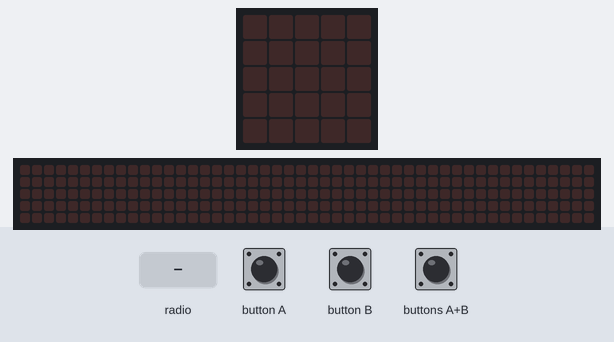
A program run on a simulated BBC micro:bit (MakeCode). Shown: the board's 5×5 LED display, a strip that is not on the board, showing the scrolling text unrolled. The test bench sets the inputs (shaded band). The 48×5 strip is a reading aid, not a part: it shows the text the display is scrolling, unrolled, one strip-width of it at a time.

Above: at 1.2 s.
1.3 s: radio message "spill=100" arrives
At 1.45 s:
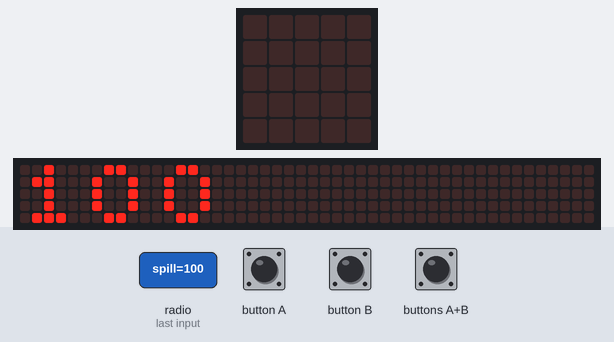
4.3 s: button A pressed for 0.15 s
At 5.0 s:
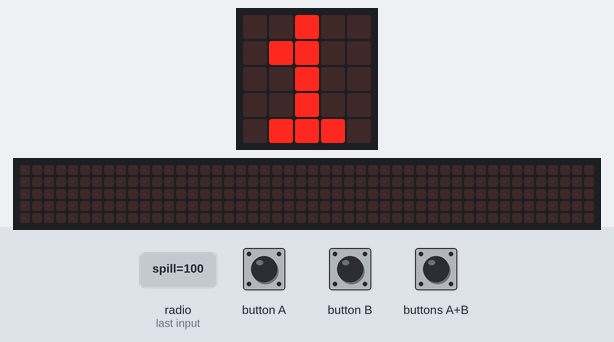
6.6 s: radio message "spill=100" arrives
At 6.97 s:
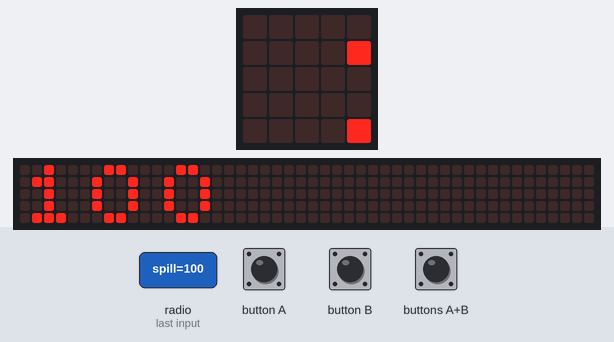
9.6 s: buttons A+B pressed for 0.15 s
At 10.3 s:
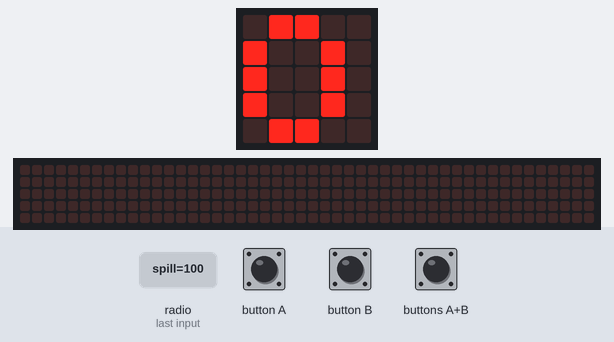
11.9 s: button A pressed for 0.15 s
At 12.8 s:
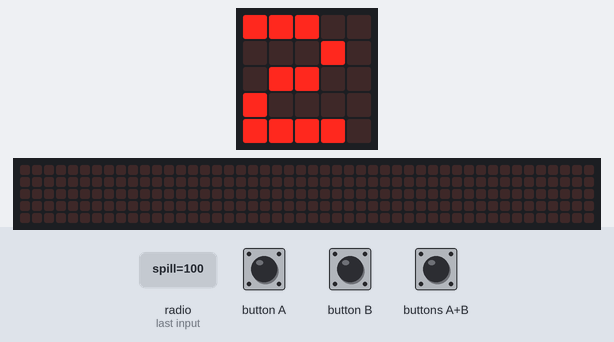
13.5 s: radio message "spill=1" arrives
At 15.9 s:
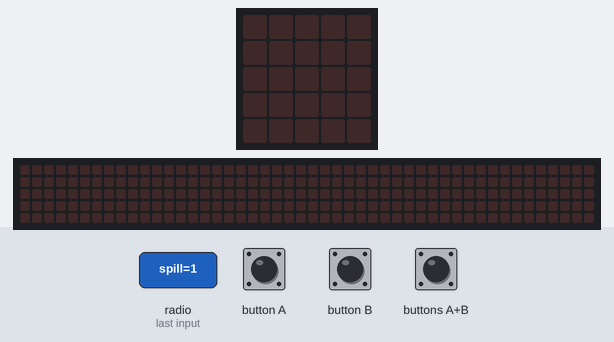
Timing chart, 0 to 16.9 s (numbered marks = the images above; inputs shaded):
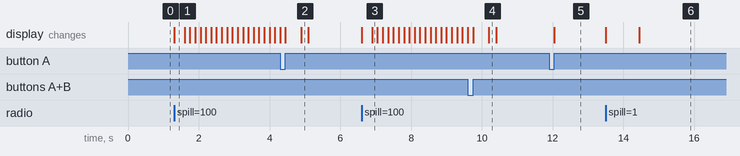

Measured:
- after the input at 1.3 s, the display: changes at once (image 1)
- after the input at 6.6 s, the display: first changes at once (image 3 shows a later state)
- after the input at 11.9 s, the display: changes after 0.15 s (image 5)
- after the input at 13.5 s, the display: first changes at once (image 6 shows a later state)

The program:

main.ts
```typescript
input.onButtonPressed(Button.A, function () {
    tall += 1
    basic.showNumber(tall)
})
input.onGesture(Gesture.Shake, function () {
    for (let indeks = 0; indeks <= tabell.length - 1; indeks++) {
        radio.sendValue("spill", tabell[indeks])
    }
})
input.onButtonPressed(Button.AB, function () {
    basic.showNumber(tabell.length)
})
input.onButtonPressed(Button.B, function () {
    tabell.push(tall)
    tall = 0
})
radio.onReceivedValue(function (name, value) {
    if (name == "spill") {
        basic.showNumber(value)
        basic.pause(200)
        basic.clearScreen()
    }
})
let tall = 0
let tabell: number[] = []
tabell = []
tall = 0
```

test.ts
```typescript
// testene settes inn her; disse vil ikke kompilert så lenge denne pakken blir brukt som en utvidelse.
```
